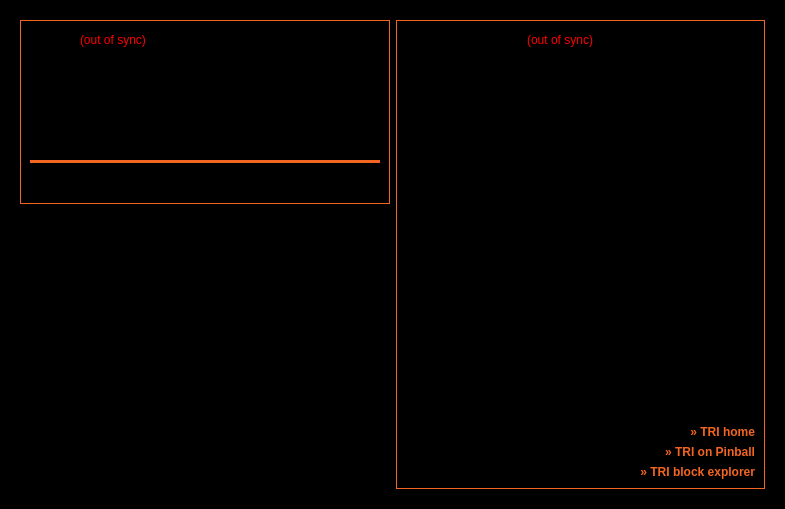
<?xml version="1.0" encoding="UTF-8"?>
<ui version="4.0">
 <class>OverviewPage</class>
 <widget class="QWidget" name="OverviewPage">
  <property name="geometry">
   <rect>
    <x>0</x>
    <y>0</y>
    <width>785</width>
    <height>509</height>
   </rect>
  </property>
  <property name="palette">
   <palette>
    <active>
     <colorrole role="WindowText">
      <brush brushstyle="SolidPattern">
       <color alpha="255">
        <red>242</red>
        <green>101</green>
        <blue>34</blue>
       </color>
      </brush>
     </colorrole>
     <colorrole role="Button">
      <brush brushstyle="SolidPattern">
       <color alpha="255">
        <red>0</red>
        <green>0</green>
        <blue>0</blue>
       </color>
      </brush>
     </colorrole>
     <colorrole role="Light">
      <brush brushstyle="SolidPattern">
       <color alpha="255">
        <red>255</red>
        <green>180</green>
        <blue>144</blue>
       </color>
      </brush>
     </colorrole>
     <colorrole role="Midlight">
      <brush brushstyle="SolidPattern">
       <color alpha="255">
        <red>248</red>
        <green>140</green>
        <blue>89</blue>
       </color>
      </brush>
     </colorrole>
     <colorrole role="Dark">
      <brush brushstyle="SolidPattern">
       <color alpha="255">
        <red>121</red>
        <green>50</green>
        <blue>17</blue>
       </color>
      </brush>
     </colorrole>
     <colorrole role="Mid">
      <brush brushstyle="SolidPattern">
       <color alpha="255">
        <red>161</red>
        <green>67</green>
        <blue>22</blue>
       </color>
      </brush>
     </colorrole>
     <colorrole role="Text">
      <brush brushstyle="SolidPattern">
       <color alpha="255">
        <red>242</red>
        <green>101</green>
        <blue>34</blue>
       </color>
      </brush>
     </colorrole>
     <colorrole role="BrightText">
      <brush brushstyle="SolidPattern">
       <color alpha="255">
        <red>255</red>
        <green>255</green>
        <blue>255</blue>
       </color>
      </brush>
     </colorrole>
     <colorrole role="ButtonText">
      <brush brushstyle="SolidPattern">
       <color alpha="255">
        <red>242</red>
        <green>101</green>
        <blue>34</blue>
       </color>
      </brush>
     </colorrole>
     <colorrole role="Base">
      <brush brushstyle="SolidPattern">
       <color alpha="255">
        <red>0</red>
        <green>0</green>
        <blue>0</blue>
       </color>
      </brush>
     </colorrole>
     <colorrole role="Window">
      <brush brushstyle="SolidPattern">
       <color alpha="255">
        <red>0</red>
        <green>0</green>
        <blue>0</blue>
       </color>
      </brush>
     </colorrole>
     <colorrole role="Shadow">
      <brush brushstyle="SolidPattern">
       <color alpha="255">
        <red>0</red>
        <green>0</green>
        <blue>0</blue>
       </color>
      </brush>
     </colorrole>
     <colorrole role="AlternateBase">
      <brush brushstyle="SolidPattern">
       <color alpha="255">
        <red>248</red>
        <green>178</green>
        <blue>144</blue>
       </color>
      </brush>
     </colorrole>
     <colorrole role="ToolTipBase">
      <brush brushstyle="SolidPattern">
       <color alpha="255">
        <red>255</red>
        <green>255</green>
        <blue>220</blue>
       </color>
      </brush>
     </colorrole>
     <colorrole role="ToolTipText">
      <brush brushstyle="SolidPattern">
       <color alpha="255">
        <red>0</red>
        <green>0</green>
        <blue>0</blue>
       </color>
      </brush>
     </colorrole>
    </active>
    <inactive>
     <colorrole role="WindowText">
      <brush brushstyle="SolidPattern">
       <color alpha="255">
        <red>242</red>
        <green>101</green>
        <blue>34</blue>
       </color>
      </brush>
     </colorrole>
     <colorrole role="Button">
      <brush brushstyle="SolidPattern">
       <color alpha="255">
        <red>0</red>
        <green>0</green>
        <blue>0</blue>
       </color>
      </brush>
     </colorrole>
     <colorrole role="Light">
      <brush brushstyle="SolidPattern">
       <color alpha="255">
        <red>255</red>
        <green>180</green>
        <blue>144</blue>
       </color>
      </brush>
     </colorrole>
     <colorrole role="Midlight">
      <brush brushstyle="SolidPattern">
       <color alpha="255">
        <red>248</red>
        <green>140</green>
        <blue>89</blue>
       </color>
      </brush>
     </colorrole>
     <colorrole role="Dark">
      <brush brushstyle="SolidPattern">
       <color alpha="255">
        <red>121</red>
        <green>50</green>
        <blue>17</blue>
       </color>
      </brush>
     </colorrole>
     <colorrole role="Mid">
      <brush brushstyle="SolidPattern">
       <color alpha="255">
        <red>161</red>
        <green>67</green>
        <blue>22</blue>
       </color>
      </brush>
     </colorrole>
     <colorrole role="Text">
      <brush brushstyle="SolidPattern">
       <color alpha="255">
        <red>242</red>
        <green>101</green>
        <blue>34</blue>
       </color>
      </brush>
     </colorrole>
     <colorrole role="BrightText">
      <brush brushstyle="SolidPattern">
       <color alpha="255">
        <red>255</red>
        <green>255</green>
        <blue>255</blue>
       </color>
      </brush>
     </colorrole>
     <colorrole role="ButtonText">
      <brush brushstyle="SolidPattern">
       <color alpha="255">
        <red>242</red>
        <green>101</green>
        <blue>34</blue>
       </color>
      </brush>
     </colorrole>
     <colorrole role="Base">
      <brush brushstyle="SolidPattern">
       <color alpha="255">
        <red>0</red>
        <green>0</green>
        <blue>0</blue>
       </color>
      </brush>
     </colorrole>
     <colorrole role="Window">
      <brush brushstyle="SolidPattern">
       <color alpha="255">
        <red>0</red>
        <green>0</green>
        <blue>0</blue>
       </color>
      </brush>
     </colorrole>
     <colorrole role="Shadow">
      <brush brushstyle="SolidPattern">
       <color alpha="255">
        <red>0</red>
        <green>0</green>
        <blue>0</blue>
       </color>
      </brush>
     </colorrole>
     <colorrole role="AlternateBase">
      <brush brushstyle="SolidPattern">
       <color alpha="255">
        <red>248</red>
        <green>178</green>
        <blue>144</blue>
       </color>
      </brush>
     </colorrole>
     <colorrole role="ToolTipBase">
      <brush brushstyle="SolidPattern">
       <color alpha="255">
        <red>255</red>
        <green>255</green>
        <blue>220</blue>
       </color>
      </brush>
     </colorrole>
     <colorrole role="ToolTipText">
      <brush brushstyle="SolidPattern">
       <color alpha="255">
        <red>0</red>
        <green>0</green>
        <blue>0</blue>
       </color>
      </brush>
     </colorrole>
    </inactive>
    <disabled>
     <colorrole role="WindowText">
      <brush brushstyle="SolidPattern">
       <color alpha="255">
        <red>242</red>
        <green>101</green>
        <blue>34</blue>
       </color>
      </brush>
     </colorrole>
     <colorrole role="Button">
      <brush brushstyle="SolidPattern">
       <color alpha="255">
        <red>0</red>
        <green>0</green>
        <blue>0</blue>
       </color>
      </brush>
     </colorrole>
     <colorrole role="Light">
      <brush brushstyle="SolidPattern">
       <color alpha="255">
        <red>255</red>
        <green>180</green>
        <blue>144</blue>
       </color>
      </brush>
     </colorrole>
     <colorrole role="Midlight">
      <brush brushstyle="SolidPattern">
       <color alpha="255">
        <red>248</red>
        <green>140</green>
        <blue>89</blue>
       </color>
      </brush>
     </colorrole>
     <colorrole role="Dark">
      <brush brushstyle="SolidPattern">
       <color alpha="255">
        <red>121</red>
        <green>50</green>
        <blue>17</blue>
       </color>
      </brush>
     </colorrole>
     <colorrole role="Mid">
      <brush brushstyle="SolidPattern">
       <color alpha="255">
        <red>161</red>
        <green>67</green>
        <blue>22</blue>
       </color>
      </brush>
     </colorrole>
     <colorrole role="Text">
      <brush brushstyle="SolidPattern">
       <color alpha="255">
        <red>242</red>
        <green>101</green>
        <blue>34</blue>
       </color>
      </brush>
     </colorrole>
     <colorrole role="BrightText">
      <brush brushstyle="SolidPattern">
       <color alpha="255">
        <red>255</red>
        <green>255</green>
        <blue>255</blue>
       </color>
      </brush>
     </colorrole>
     <colorrole role="ButtonText">
      <brush brushstyle="SolidPattern">
       <color alpha="255">
        <red>242</red>
        <green>101</green>
        <blue>34</blue>
       </color>
      </brush>
     </colorrole>
     <colorrole role="Base">
      <brush brushstyle="SolidPattern">
       <color alpha="255">
        <red>0</red>
        <green>0</green>
        <blue>0</blue>
       </color>
      </brush>
     </colorrole>
     <colorrole role="Window">
      <brush brushstyle="SolidPattern">
       <color alpha="255">
        <red>0</red>
        <green>0</green>
        <blue>0</blue>
       </color>
      </brush>
     </colorrole>
     <colorrole role="Shadow">
      <brush brushstyle="SolidPattern">
       <color alpha="255">
        <red>0</red>
        <green>0</green>
        <blue>0</blue>
       </color>
      </brush>
     </colorrole>
     <colorrole role="AlternateBase">
      <brush brushstyle="SolidPattern">
       <color alpha="255">
        <red>242</red>
        <green>101</green>
        <blue>34</blue>
       </color>
      </brush>
     </colorrole>
     <colorrole role="ToolTipBase">
      <brush brushstyle="SolidPattern">
       <color alpha="255">
        <red>255</red>
        <green>255</green>
        <blue>220</blue>
       </color>
      </brush>
     </colorrole>
     <colorrole role="ToolTipText">
      <brush brushstyle="SolidPattern">
       <color alpha="255">
        <red>0</red>
        <green>0</green>
        <blue>0</blue>
       </color>
      </brush>
     </colorrole>
    </disabled>
   </palette>
  </property>
  <property name="windowTitle">
   <string>Form</string>
  </property>
  <property name="styleSheet">
   <string notr="true">color: #f26522;
background-color: #000;
QWidget#line	{
	border: 2px solid #f26522;
	}

</string>
  </property>
  <layout class="QHBoxLayout" name="horizontalLayout" stretch="0">
   <item>
    <widget class="QFrame" name="frameMain">
     <property name="frameShape">
      <enum>QFrame::NoFrame</enum>
     </property>
     <layout class="QHBoxLayout" name="horizontalLayout_3">
      <item>
       <layout class="QVBoxLayout" name="verticalLayout_2">
        <item>
         <widget class="QFrame" name="frame">
          <property name="styleSheet">
           <string notr="true">#frame {
	border: 1px solid #f26522;
	}</string>
          </property>
          <property name="frameShape">
           <enum>QFrame::StyledPanel</enum>
          </property>
          <property name="frameShadow">
           <enum>QFrame::Plain</enum>
          </property>
          <layout class="QVBoxLayout" name="verticalLayout_4">
           <item>
            <layout class="QHBoxLayout" name="horizontalLayout_4">
             <item>
              <widget class="QLabel" name="label_5">
               <property name="font">
                <font>
                 <pointsize>11</pointsize>
                 <weight>75</weight>
                 <bold>true</bold>
                </font>
               </property>
               <property name="text">
                <string>Wallet</string>
               </property>
              </widget>
             </item>
             <item>
              <widget class="QLabel" name="labelWalletStatus">
               <property name="toolTip">
                <string>The displayed information may be out of date. Your wallet automatically synchronizes with the Triangles network after a connection is established, but this process has not completed yet.</string>
               </property>
               <property name="styleSheet">
                <string notr="true">QLabel { color: red; }</string>
               </property>
               <property name="text">
                <string notr="true">(out of sync)</string>
               </property>
               <property name="alignment">
                <set>Qt::AlignLeading|Qt::AlignLeft|Qt::AlignVCenter</set>
               </property>
              </widget>
             </item>
             <item>
              <spacer name="horizontalSpacer_2">
               <property name="orientation">
                <enum>Qt::Horizontal</enum>
               </property>
               <property name="sizeHint" stdset="0">
                <size>
                 <width>40</width>
                 <height>20</height>
                </size>
               </property>
              </spacer>
             </item>
            </layout>
           </item>
           <item>
            <layout class="QFormLayout" name="formLayout_2">
             <property name="fieldGrowthPolicy">
              <enum>QFormLayout::AllNonFixedFieldsGrow</enum>
             </property>
             <property name="horizontalSpacing">
              <number>12</number>
             </property>
             <property name="verticalSpacing">
              <number>12</number>
             </property>
             <item row="0" column="0">
              <widget class="QLabel" name="label">
               <property name="text">
                <string>Spendable:</string>
               </property>
              </widget>
             </item>
             <item row="0" column="1">
              <widget class="QLabel" name="labelBalance">
               <property name="font">
                <font>
                 <weight>75</weight>
                 <bold>true</bold>
                </font>
               </property>
               <property name="cursor">
                <cursorShape>IBeamCursor</cursorShape>
               </property>
               <property name="toolTip">
                <string>Your current spendable balance</string>
               </property>
               <property name="text">
                <string notr="true">0 TRI</string>
               </property>
               <property name="textInteractionFlags">
                <set>Qt::LinksAccessibleByMouse|Qt::TextSelectableByKeyboard|Qt::TextSelectableByMouse</set>
               </property>
              </widget>
             </item>
             <item row="1" column="0">
              <widget class="QLabel" name="label_6">
               <property name="text">
                <string>Stake:</string>
               </property>
              </widget>
             </item>
             <item row="1" column="1">
              <widget class="QLabel" name="labelStake">
               <property name="font">
                <font>
                 <weight>75</weight>
                 <bold>true</bold>
                </font>
               </property>
               <property name="cursor">
                <cursorShape>IBeamCursor</cursorShape>
               </property>
               <property name="toolTip">
                <string>Total of coins that was staked, and do not yet count toward the current balance</string>
               </property>
               <property name="text">
                <string notr="true">0 TRI</string>
               </property>
               <property name="textInteractionFlags">
                <set>Qt::LinksAccessibleByMouse|Qt::TextSelectableByKeyboard|Qt::TextSelectableByMouse</set>
               </property>
              </widget>
             </item>
             <item row="2" column="0">
              <widget class="QLabel" name="label_3">
               <property name="text">
                <string>Unconfirmed:</string>
               </property>
              </widget>
             </item>
             <item row="2" column="1">
              <widget class="QLabel" name="labelUnconfirmed">
               <property name="font">
                <font>
                 <weight>75</weight>
                 <bold>true</bold>
                </font>
               </property>
               <property name="cursor">
                <cursorShape>IBeamCursor</cursorShape>
               </property>
               <property name="toolTip">
                <string>Total of transactions that have yet to be confirmed, and do not yet count toward the current balance</string>
               </property>
               <property name="text">
                <string notr="true">0 TRI</string>
               </property>
               <property name="textInteractionFlags">
                <set>Qt::LinksAccessibleByMouse|Qt::TextSelectableByKeyboard|Qt::TextSelectableByMouse</set>
               </property>
              </widget>
             </item>
             <item row="3" column="0">
              <widget class="QLabel" name="labelImmatureText">
               <property name="text">
                <string>Immature:</string>
               </property>
              </widget>
             </item>
             <item row="3" column="1">
              <widget class="QLabel" name="labelImmature">
               <property name="font">
                <font>
                 <weight>75</weight>
                 <bold>true</bold>
                </font>
               </property>
               <property name="toolTip">
                <string>Mined balance that has not yet matured</string>
               </property>
               <property name="text">
                <string notr="true">0 TRI</string>
               </property>
               <property name="textInteractionFlags">
                <set>Qt::LinksAccessibleByMouse|Qt::TextSelectableByKeyboard|Qt::TextSelectableByMouse</set>
               </property>
              </widget>
             </item>
             <item row="4" column="0" colspan="2">
              <widget class="Line" name="line">
               <property name="styleSheet">
                <string notr="true">#line {
	border: 2px solid #f26522;
	}</string>
               </property>
               <property name="orientation">
                <enum>Qt::Horizontal</enum>
               </property>
              </widget>
             </item>
             <item row="5" column="0">
              <widget class="QLabel" name="labelTotalText">
               <property name="font">
                <font>
                 <pointsize>12</pointsize>
                </font>
               </property>
               <property name="text">
                <string>Total:</string>
               </property>
              </widget>
             </item>
             <item row="5" column="1">
              <widget class="QLabel" name="labelTotal">
               <property name="font">
                <font>
                 <pointsize>12</pointsize>
                 <weight>75</weight>
                 <bold>true</bold>
                </font>
               </property>
               <property name="cursor">
                <cursorShape>IBeamCursor</cursorShape>
               </property>
               <property name="toolTip">
                <string>Your current total balance</string>
               </property>
               <property name="text">
                <string notr="true">0 TRI</string>
               </property>
               <property name="textInteractionFlags">
                <set>Qt::LinksAccessibleByMouse|Qt::TextSelectableByKeyboard|Qt::TextSelectableByMouse</set>
               </property>
              </widget>
             </item>
            </layout>
           </item>
          </layout>
         </widget>
        </item>
        <item>
         <spacer name="verticalSpacer">
          <property name="orientation">
           <enum>Qt::Vertical</enum>
          </property>
          <property name="sizeHint" stdset="0">
           <size>
            <width>20</width>
            <height>40</height>
           </size>
          </property>
         </spacer>
        </item>
        <item>
         <widget class="QLabel" name="label_7">
          <property name="text">
           <string/>
          </property>
          <property name="pixmap">
           <pixmap resource="../triangles.qrc">:/images/backg</pixmap>
          </property>
          <property name="alignment">
           <set>Qt::AlignCenter</set>
          </property>
         </widget>
        </item>
        <item>
         <widget class="QLabel" name="label_2">
          <property name="text">
           <string/>
          </property>
          <property name="pixmap">
           <pixmap>:/images/wallet</pixmap>
          </property>
         </widget>
        </item>
       </layout>
      </item>
      <item>
       <layout class="QVBoxLayout" name="verticalLayout_3">
        <item>
         <widget class="QFrame" name="frame_2">
          <property name="styleSheet">
           <string notr="true">#frame_2 {
	border: 1px solid #f26522;
	}
</string>
          </property>
          <property name="frameShape">
           <enum>QFrame::StyledPanel</enum>
          </property>
          <property name="frameShadow">
           <enum>QFrame::Plain</enum>
          </property>
          <layout class="QVBoxLayout" name="verticalLayout">
           <item>
            <layout class="QHBoxLayout" name="horizontalLayout_2">
             <item>
              <widget class="QLabel" name="label_4">
               <property name="text">
                <string>&lt;b&gt;Recent transactions&lt;/b&gt;</string>
               </property>
              </widget>
             </item>
             <item>
              <widget class="QLabel" name="labelTransactionsStatus">
               <property name="toolTip">
                <string>The displayed information may be out of date. Your wallet automatically synchronizes with the Triangles network after a connection is established, but this process has not completed yet.</string>
               </property>
               <property name="styleSheet">
                <string notr="true">QLabel { color: red; }</string>
               </property>
               <property name="text">
                <string notr="true">(out of sync)</string>
               </property>
               <property name="alignment">
                <set>Qt::AlignRight|Qt::AlignTrailing|Qt::AlignVCenter</set>
               </property>
              </widget>
             </item>
             <item>
              <spacer name="horizontalSpacer">
               <property name="orientation">
                <enum>Qt::Horizontal</enum>
               </property>
               <property name="sizeHint" stdset="0">
                <size>
                 <width>40</width>
                 <height>20</height>
                </size>
               </property>
              </spacer>
             </item>
            </layout>
           </item>
           <item>
            <widget class="QListView" name="listTransactions">
             <property name="styleSheet">
              <string notr="true">QListView { background: transparent; }</string>
             </property>
             <property name="frameShape">
              <enum>QFrame::NoFrame</enum>
             </property>
             <property name="verticalScrollBarPolicy">
              <enum>Qt::ScrollBarAlwaysOff</enum>
             </property>
             <property name="horizontalScrollBarPolicy">
              <enum>Qt::ScrollBarAlwaysOff</enum>
             </property>
             <property name="selectionMode">
              <enum>QAbstractItemView::NoSelection</enum>
             </property>
            </widget>
           </item>
           <item>
            <widget class="QLabel" name="TRIhome">
             <property name="styleSheet">
              <string notr="true">a:link    {color:#000;}  /* unvisited link  */
	a:visited {color:#000;}  /* visited link    */
	a:hover   {color:#000;}  /* mouse over link */
	a:active  {color:#000;}  /* selected link   */</string>
             </property>
             <property name="text">
              <string>&lt;head&gt;
	&lt;style type=&quot;text/css&quot; media=&quot;screen&quot;&gt;
	a:link { color:#f26522; text-decoration: none;font-weight:bold; }
	a:visited { color:#f26522; text-decoration: none; }
	a:hover { color:#f26522; text-decoration: underline; }
	a:active { color:#f26522; text-decoration: underline; }
	&lt;/style&gt;
	&lt;/head&gt;
	&lt;body&gt;
	&lt;a href=&quot;http://triangles.technology&quot;&gt; &amp;#187; TRI home&lt;/a&gt;&lt;/body&gt;</string>
             </property>
             <property name="alignment">
              <set>Qt::AlignRight|Qt::AlignTrailing|Qt::AlignVCenter</set>
             </property>
             <property name="openExternalLinks">
              <bool>true</bool>
             </property>
            </widget>
           </item>
           <item>
            <widget class="QLabel" name="tradeonbittrex">
             <property name="styleSheet">
              <string notr="true"/>
             </property>
             <property name="text">
              <string>&lt;head&gt;
	&lt;style type=&quot;text/css&quot; media=&quot;screen&quot;&gt;
	a:link { color:#f26522; text-decoration: none;font-weight:bold; }
	a:visited { color:#f26522; text-decoration: none; }
	a:hover { color:#f26522; text-decoration: underline; }
	a:active { color:#f26522; text-decoration: underline; }
	&lt;/style&gt;
	&lt;/head&gt;
	&lt;body&gt;
	&lt;a href=&quot;https://313.cash&quot;&gt; &amp;#187; TRI on Pinball&lt;/a&gt;&lt;/body&gt;</string>
             </property>
             <property name="alignment">
              <set>Qt::AlignRight|Qt::AlignTrailing|Qt::AlignVCenter</set>
             </property>
             <property name="openExternalLinks">
              <bool>true</bool>
             </property>
            </widget>
           </item>
           <item>
            <widget class="QLabel" name="TRIexplorer">
             <property name="styleSheet">
              <string notr="true">a:link    {color:#000;}  /* unvisited link  */
	a:visited {color:#000;}  /* visited link    */
	a:hover   {color:#000;}  /* mouse over link */
	a:active  {color:#000;}  /* selected link   */</string>
             </property>
             <property name="text">
              <string>&lt;head&gt;
	&lt;style type=&quot;text/css&quot; media=&quot;screen&quot;&gt;
	a:link { color:#f26522; text-decoration: none;font-weight:bold; }
	a:visited { color:#f26522; text-decoration: none; }
	a:hover { color:#f26522; text-decoration: underline; }
	a:active { color:#f26522; text-decoration: underline; }
	&lt;/style&gt;
	&lt;/head&gt;
	&lt;body&gt;
	&lt;a href=&quot;http://explorer.triangles.technology&quot;&gt; &amp;#187; TRI block explorer&lt;/a&gt;&lt;/body&gt;</string>
             </property>
             <property name="alignment">
              <set>Qt::AlignRight|Qt::AlignTrailing|Qt::AlignVCenter</set>
             </property>
             <property name="openExternalLinks">
              <bool>true</bool>
             </property>
            </widget>
           </item>
          </layout>
         </widget>
        </item>
       </layout>
      </item>
     </layout>
    </widget>
   </item>
  </layout>
 </widget>
 <resources>
  <include location="../triangles.qrc"/>
 </resources>
 <connections/>
</ui>
